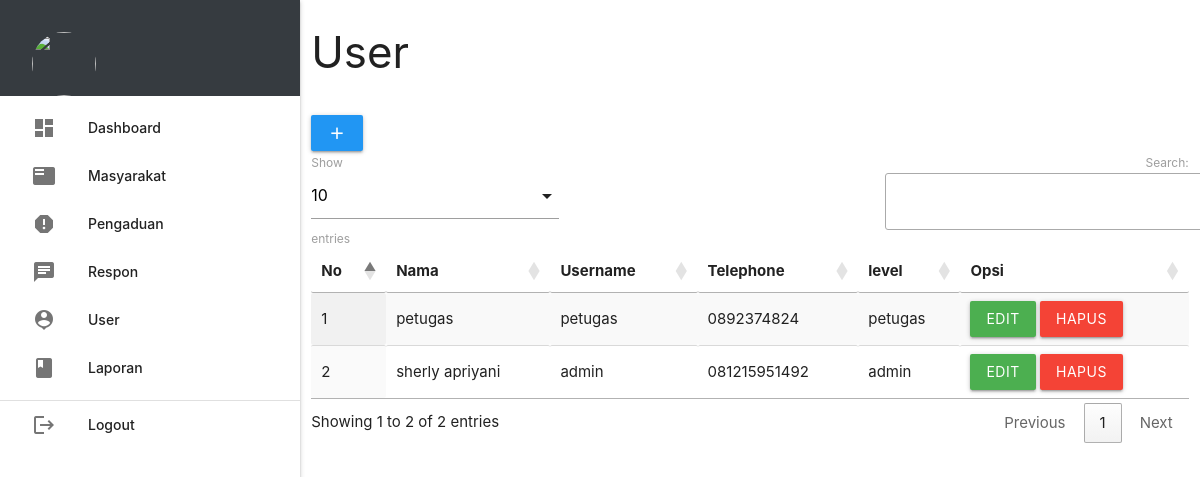
Page /admin/index.php?p=user (signed in) on the committed database.
### tables this page shows
CREATE TABLE `petugas` (
  `id_petugas` int(5) NOT NULL,
  `nama_petugas` varchar(30) NOT NULL,
  `username` varchar(30) NOT NULL,
  `password` varchar(255) NOT NULL,
  `telp_petugas` varchar(13) NOT NULL,
  `level` enum('admin','petugas') NOT NULL
);

### admin/user.php (the view, shortened to what this page needs)
    <div class="row">
    	<div class="col s12 m9">
    		<h3 class="darkgrey-text">User</h3>
    	</div>
    	<div class="col s12 m3">
    		<div class="section"></div>
    	</div>
    </div>
    <table id="example" class="display responsive-table" style="width:100%">
    	<thead>
    		<tr>
    			<a class="waves-effect waves-light btn modal-trigger blue" href="#modal1"><i class="material-icons">add</i></a>
    			<th>No</th>
    			<th>Nama</th>
    			<th>Username</th>
    			<th>Telephone</th>
    			<th>level</th>
    			<th>Opsi</th>
    		</tr>
    	</thead>
    	<tbody>
    		<?php
$no = 1;
$tampil = mysqli_query($koneksi, "SELECT * FROM petugas ORDER BY nama_petugas ASC");
while ($r = mysqli_fetch_assoc($tampil)) { ?>
    			<tr>
    				<td><?php echo $no++; ?></td>
    				<td><?php echo $r['nama_petugas']; ?></td>
    				<td><?php echo $r['username']; ?></td>
    				<td><?php echo $r['telp_petugas']; ?></td>
    				<td><?php echo $r['level']; ?></td>
    				<td><a class="btn green modal-trigger" href="#user_edit<?php echo $r['id_petugas'] ?>">Edit</a> <a class="red btn" onclick="return confirm('Anda Yakin Ingin Menghapus Y/N')" href="index.php?p=user_hapus&id_petugas=<?php echo $r['id_petugas'] ?>">Hapus</a></td>
    			</tr>
    		<?php  }
?>
    	</tbody>
    </table>

### rows in the picture
petugas: nama_petugas "petugas", username "petugas", telp_petugas "0892374824", level "petugas"
petugas: nama_petugas "sherly apriyani", username "admin", telp_petugas "081215951492", level "admin"
